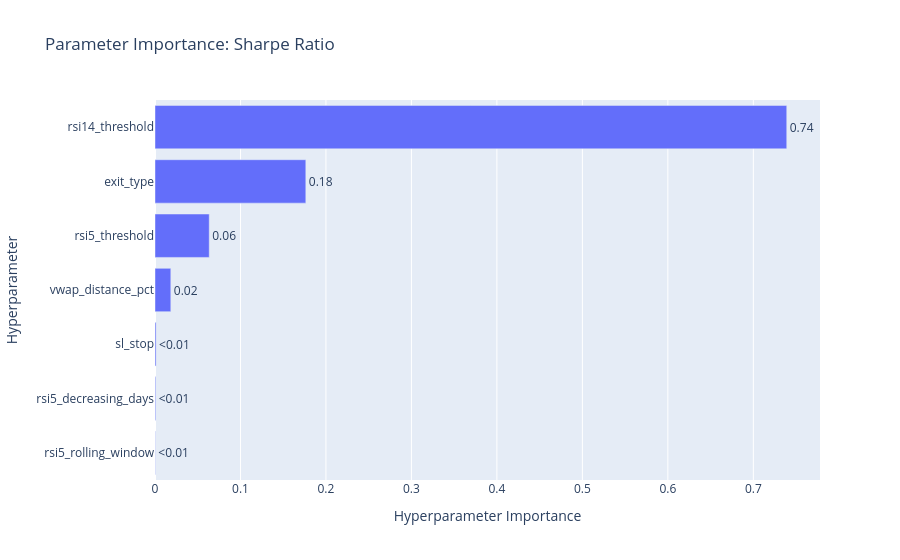
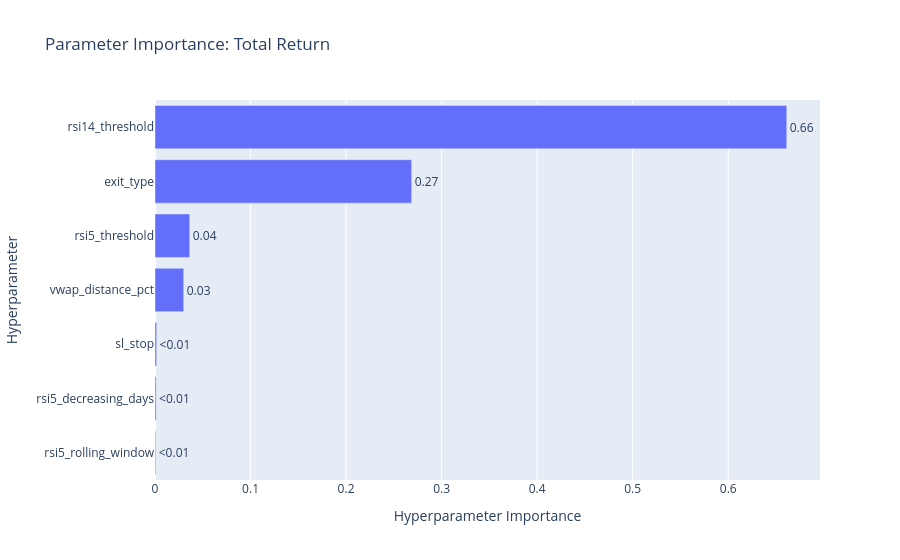

These figures' notebook cell, in order:
### Code cell
## Visualize Multi-Objective Optuna Results
## ==========================================

import optuna.visualization as vis

# Show Pareto front (2D projections)
print("Pareto Front Visualizations:")
print("=" * 60)

# Sharpe vs Total Return
try:
    fig_pareto_1 = optuna.visualization.plot_pareto_front(
        study, 
        target_names=["Sharpe Ratio", "Total Return", "Sortino Ratio"],
        targets=lambda t: (t.values[0], t.values[1])
    )
    fig_pareto_1.update_layout(title="Pareto Front: Sharpe Ratio vs Total Return")
    fig_pareto_1.show()
except Exception as e:
    print(f"Could not plot Pareto front (Sharpe vs Return): {e}")

# Sharpe vs Sortino
try:
    fig_pareto_2 = optuna.visualization.plot_pareto_front(
        study,
        target_names=["Sharpe Ratio", "Total Return", "Sortino Ratio"],
        targets=lambda t: (t.values[0], t.values[2])
    )
    fig_pareto_2.update_layout(title="Pareto Front: Sharpe Ratio vs Sortino Ratio")
    fig_pareto_2.show()
except Exception as e:
    print(f"Could not plot Pareto front (Sharpe vs Sortino): {e}")

# Show parameter importance for each objective
print("\nParameter Importance by Objective:")
for i, obj_name in enumerate(["Sharpe Ratio", "Total Return", "Sortino Ratio"]):
    try:
        fig_importance = optuna.visualization.plot_param_importances(
            study, 
            target=lambda t: t.values[i],
            target_name=obj_name
        )
        fig_importance.update_layout(title=f"Parameter Importance: {obj_name}")
        fig_importance.show()
    except Exception as e:
        print(f"Could not plot parameter importance for {obj_name}: {e}")

# Show parallel coordinate plot for Pareto-optimal trials
try:
    fig_parallel = optuna.visualization.plot_parallel_coordinate(
        study,
        targets=lambda t: t.values[0]  # Color by Sharpe Ratio
    )
    fig_parallel.update_layout(title="Parallel Coordinates (colored by Sharpe Ratio)")
    fig_parallel.show()
except Exception as e:
    print(f"Could not plot parallel coordinates: {e}")

# Full trials DataFrame
trials_df = study.trials_dataframe()
print("\nAll Trials Summary:")
print(f"Total trials: {len(trials_df)}")
print(f"Pareto-optimal trials: {len(study.best_trials)}")

# Show distribution of objectives
print("\nObjective Distributions:")
# print(f"Sharpe Ratio:  mean={trials_df['values_0'].mean():.3f}, max={trials_df['values_0'].max():.3f}")
print(f"Total Return:  mean={trials_df['values_0'].mean():.2f}%, max={trials_df['values_0'].max():.2f}%")
print(f"Sortino Ratio: mean={trials_df['values_1'].mean():.3f}, max={trials_df['values_1'].max():.3f}")

### Figure 1 — Plotly figure (JSON) as saved in the notebook; plotly's stock layout.template omitted (floating-point values rounded to 4 significant figures)
{"data": [{"cliponaxis": false, "hovertemplate": ["rsi5_rolling_window (IntDistribution): 0.00037784815944821826<extra></extra>", "rsi5_decreasing_days (IntDistribution): 0.0008487392733605265<extra></extra>", "sl_stop (FloatDistribution): 0.0012741976853213731<extra></extra>", "vwap_distance_pct (FloatDistribution): 0.01849287654927621<extra></extra>", "rsi5_threshold (IntDistribution): 0.06346099789568223<extra></extra>", "exit_type (CategoricalDistribution): 0.17644689893151913<extra></extra>", "rsi14_threshold (IntDistribution): 0.7390984415053923<extra></extra>"], "name": "Sharpe Ratio", "orientation": "h", "text": ["<0.01", "<0.01", "<0.01", "0.02", "0.06", "0.18", "0.74"], "textposition": "outside", "type": "bar", "x": [0.0003778, 0.0008487, 0.001274, 0.01849, 0.06346, 0.1764, 0.7391], "y": ["rsi5_rolling_window", "rsi5_decreasing_days", "sl_stop", "vwap_distance_pct", "rsi5_threshold", "exit_type", "rsi14_threshold"]}], "layout": {"title": {"text": "Parameter Importance: Sharpe Ratio"}, "xaxis": {"title": {"text": "Hyperparameter Importance"}}, "yaxis": {"title": {"text": "Hyperparameter"}}}}

### Figure 2 — Plotly figure (JSON) as saved in the notebook; plotly's stock layout.template omitted (floating-point values rounded to 4 significant figures)
{"data": [{"cliponaxis": false, "hovertemplate": ["rsi5_rolling_window (IntDistribution): 0.0007768733478307235<extra></extra>", "rsi5_decreasing_days (IntDistribution): 0.0011657322298412709<extra></extra>", "sl_stop (FloatDistribution): 0.0016835329144681743<extra></extra>", "vwap_distance_pct (FloatDistribution): 0.03005231289224839<extra></extra>", "rsi5_threshold (IntDistribution): 0.03638043640115877<extra></extra>", "exit_type (CategoricalDistribution): 0.2686749009274776<extra></extra>", "rsi14_threshold (IntDistribution): 0.661266211286975<extra></extra>"], "name": "Total Return", "orientation": "h", "text": ["<0.01", "<0.01", "<0.01", "0.03", "0.04", "0.27", "0.66"], "textposition": "outside", "type": "bar", "x": [0.0007769, 0.001166, 0.001684, 0.03005, 0.03638, 0.2687, 0.6613], "y": ["rsi5_rolling_window", "rsi5_decreasing_days", "sl_stop", "vwap_distance_pct", "rsi5_threshold", "exit_type", "rsi14_threshold"]}], "layout": {"title": {"text": "Parameter Importance: Total Return"}, "xaxis": {"title": {"text": "Hyperparameter Importance"}}, "yaxis": {"title": {"text": "Hyperparameter"}}}}
